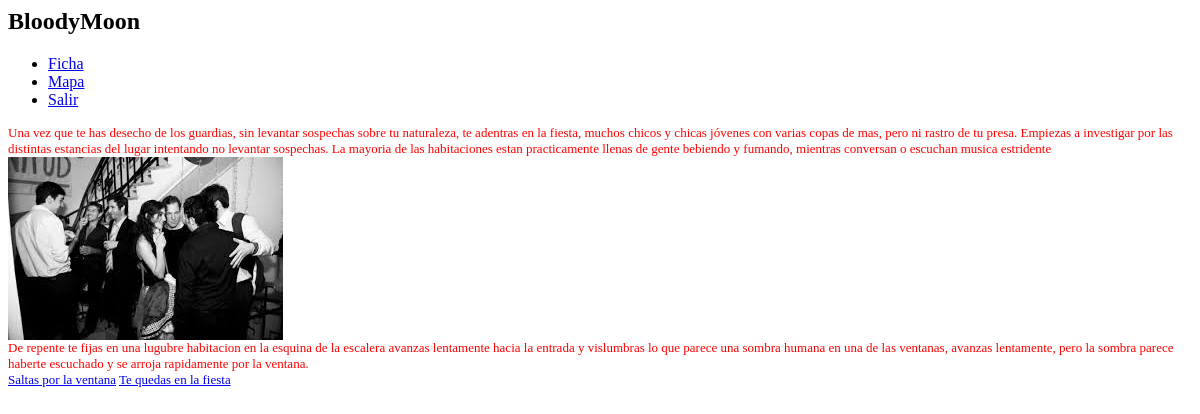
The page /fiesta.php (signed in) on the database its author committed.
### tables this page shows
CREATE TABLE IF NOT EXISTS `escena` (
`ID` int(11) NOT NULL,
  `nombre` text NOT NULL,
  `descripcion` text NOT NULL,
  `imagen` text NOT NULL,
  `visitada` tinyint(4) DEFAULT NULL
);

### fiesta.php (the view, shortened to what this page needs)
<html>
<head>
   <link rel="stylesheet" type="text/css" href="estilo.css" >
 <link rel="stylesheet" href="http://code.jquery.com/mobile/1.0a4.1/jquery.mobile-1.0a4.1.min.css" />
</head>
<body>
    <div data-role="page">
    <div data-role="header">
        <h2>BloodyMoon</h2>
	<div data-role="navbar">
   <ul>
      <li><a href="ficha.php" data-icon="grid" >Ficha</a></li>
      <li><a href="mapa.php" data-icon="plus">Mapa</a></li>
      <li><a href="logout.php" data-icon="star">Salir</a></li>
   </ul>
</div>
    </div>
    <?php
if(!isset($_SESSION['uid'])){
    echo "Tienes que estar logeado para ver esta pagina!";
}else{
    ?>
    <div data-role="content">
    <?php
    $consulta2="SELECT * FROM escena where ID=14";
    $resultado = mysql_query($consulta2);
    while ($fila = mysql_fetch_assoc($resultado)) {
    echo $fila["descripcion"];
    echo '<img src="'.$fila["imagen"].'">';
   }
?>
<br>
<?php
echo "De repente te fijas en una lugubre habitacion en la esquina de la escalera avanzas lentamente hacia la entrada y vislumbras lo que parece una sombra humana en una de las ventanas, avanzas lentamente, pero la  sombra parece haberte escuchado y se arroja rapidamente por la ventana.
";
?>
<br>
<a href="zoo.php" data-role="button" data-mini="true">Saltas por la ventana</a>
<a href="conversar_fiesta.php" data-role="button" data-mini="true">Te quedas en la fiesta</a>
       </body>
  <?php
}
?>

### estilo.css (style rules this page uses)
[data-role="content"] { font-size:small;font-style:normal;color:red;text-shadow: none; }

### rows shown on the page
escena: descripcion "Una vez que te has desecho de los guardias, sin levantar sospechas sobre tu naturaleza, te adentras en la fiesta, muchos chicos y chicas jóvenes con varias copas de mas, pero ni rastro de tu presa. Empiezas a investigar por las distintas estancias del lugar intentando no levantar sospechas. La mayoria de las habitaciones estan practicamente llenas de gente bebiendo y fumando, mientras conversan o escuchan musica estridente", imagen (picture)
